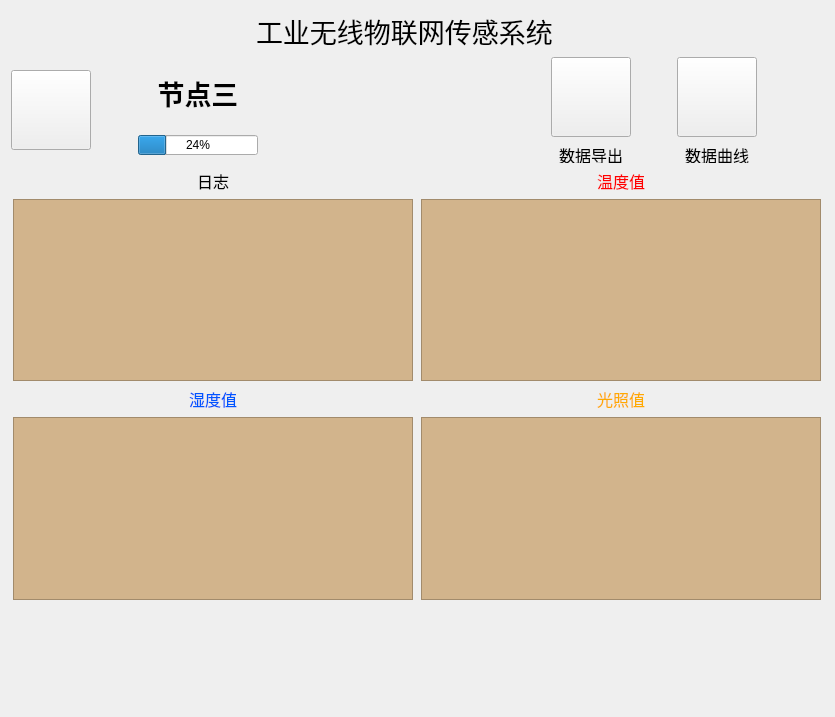
<?xml version="1.0" encoding="UTF-8"?>
<ui version="4.0">
 <class>nodeThr</class>
 <widget class="QWidget" name="nodeThr">
  <property name="geometry">
   <rect>
    <x>0</x>
    <y>0</y>
    <width>835</width>
    <height>717</height>
   </rect>
  </property>
  <property name="windowTitle">
   <string>Form</string>
  </property>
  <layout class="QGridLayout" name="gridLayout">
   <item row="0" column="0">
    <layout class="QHBoxLayout" name="horizontalLayout_5">
     <item>
      <spacer name="horizontalSpacer">
       <property name="orientation">
        <enum>Qt::Horizontal</enum>
       </property>
       <property name="sizeHint" stdset="0">
        <size>
         <width>40</width>
         <height>20</height>
        </size>
       </property>
      </spacer>
     </item>
     <item>
      <widget class="QLabel" name="label_6">
       <property name="text">
        <string>&lt;html&gt;&lt;head/&gt;&lt;body&gt;&lt;p&gt;&lt;span style=&quot; font-size:20pt;&quot;&gt;工业无线物联网传感系统&lt;/span&gt;&lt;/p&gt;&lt;/body&gt;&lt;/html&gt;</string>
       </property>
      </widget>
     </item>
     <item>
      <spacer name="horizontalSpacer_2">
       <property name="orientation">
        <enum>Qt::Horizontal</enum>
       </property>
       <property name="sizeHint" stdset="0">
        <size>
         <width>40</width>
         <height>20</height>
        </size>
       </property>
      </spacer>
     </item>
    </layout>
   </item>
   <item row="1" column="0">
    <layout class="QHBoxLayout" name="horizontalLayout_2">
     <item>
      <widget class="QPushButton" name="pushButton_Return">
       <property name="minimumSize">
        <size>
         <width>80</width>
         <height>80</height>
        </size>
       </property>
       <property name="maximumSize">
        <size>
         <width>80</width>
         <height>80</height>
        </size>
       </property>
       <property name="styleSheet">
        <string notr="true">border-image: url(:/PIC/Return.png);</string>
       </property>
       <property name="text">
        <string/>
       </property>
      </widget>
     </item>
     <item>
      <spacer name="horizontalSpacer_7">
       <property name="orientation">
        <enum>Qt::Horizontal</enum>
       </property>
       <property name="sizeHint" stdset="0">
        <size>
         <width>40</width>
         <height>20</height>
        </size>
       </property>
      </spacer>
     </item>
     <item>
      <layout class="QVBoxLayout" name="verticalLayout_9">
       <item>
        <widget class="QLabel" name="label_4">
         <property name="minimumSize">
          <size>
           <width>120</width>
           <height>60</height>
          </size>
         </property>
         <property name="maximumSize">
          <size>
           <width>120</width>
           <height>60</height>
          </size>
         </property>
         <property name="text">
          <string>&lt;html&gt;&lt;head/&gt;&lt;body&gt;&lt;p&gt;&lt;span style=&quot; font-size:20pt; font-weight:600;&quot;&gt;节点三&lt;/span&gt;&lt;/p&gt;&lt;/body&gt;&lt;/html&gt;</string>
         </property>
         <property name="alignment">
          <set>Qt::AlignCenter</set>
         </property>
        </widget>
       </item>
       <item>
        <widget class="QProgressBar" name="progressBar">
         <property name="minimumSize">
          <size>
           <width>120</width>
           <height>20</height>
          </size>
         </property>
         <property name="maximumSize">
          <size>
           <width>120</width>
           <height>20</height>
          </size>
         </property>
         <property name="value">
          <number>24</number>
         </property>
         <property name="alignment">
          <set>Qt::AlignCenter</set>
         </property>
        </widget>
       </item>
      </layout>
     </item>
     <item>
      <spacer name="horizontalSpacer_3">
       <property name="orientation">
        <enum>Qt::Horizontal</enum>
       </property>
       <property name="sizeHint" stdset="0">
        <size>
         <width>18</width>
         <height>20</height>
        </size>
       </property>
      </spacer>
     </item>
     <item>
      <layout class="QVBoxLayout" name="verticalLayout_6">
       <item>
        <spacer name="verticalSpacer">
         <property name="orientation">
          <enum>Qt::Vertical</enum>
         </property>
         <property name="sizeHint" stdset="0">
          <size>
           <width>20</width>
           <height>18</height>
          </size>
         </property>
        </spacer>
       </item>
       <item>
        <layout class="QHBoxLayout" name="horizontalLayout">
         <item>
          <widget class="QLabel" name="label_currentTime">
           <property name="minimumSize">
            <size>
             <width>200</width>
             <height>0</height>
            </size>
           </property>
           <property name="maximumSize">
            <size>
             <width>200</width>
             <height>16777215</height>
            </size>
           </property>
           <property name="text">
            <string/>
           </property>
           <property name="alignment">
            <set>Qt::AlignCenter</set>
           </property>
          </widget>
         </item>
        </layout>
       </item>
       <item>
        <spacer name="verticalSpacer_2">
         <property name="orientation">
          <enum>Qt::Vertical</enum>
         </property>
         <property name="sizeHint" stdset="0">
          <size>
           <width>20</width>
           <height>18</height>
          </size>
         </property>
        </spacer>
       </item>
      </layout>
     </item>
     <item>
      <spacer name="horizontalSpacer_4">
       <property name="orientation">
        <enum>Qt::Horizontal</enum>
       </property>
       <property name="sizeHint" stdset="0">
        <size>
         <width>18</width>
         <height>20</height>
        </size>
       </property>
      </spacer>
     </item>
     <item>
      <layout class="QVBoxLayout" name="verticalLayout_7">
       <item>
        <widget class="QPushButton" name="pushButton">
         <property name="minimumSize">
          <size>
           <width>80</width>
           <height>80</height>
          </size>
         </property>
         <property name="maximumSize">
          <size>
           <width>80</width>
           <height>80</height>
          </size>
         </property>
         <property name="styleSheet">
          <string notr="true">border-image: url(:/PIC/Output3.png);</string>
         </property>
         <property name="text">
          <string/>
         </property>
        </widget>
       </item>
       <item>
        <widget class="QLabel" name="label_7">
         <property name="minimumSize">
          <size>
           <width>0</width>
           <height>20</height>
          </size>
         </property>
         <property name="maximumSize">
          <size>
           <width>16777215</width>
           <height>20</height>
          </size>
         </property>
         <property name="text">
          <string>&lt;html&gt;&lt;head/&gt;&lt;body&gt;&lt;p align=&quot;center&quot;&gt;&lt;span style=&quot; font-size:12pt;&quot;&gt;数据导出&lt;/span&gt;&lt;/p&gt;&lt;/body&gt;&lt;/html&gt;</string>
         </property>
         <property name="alignment">
          <set>Qt::AlignCenter</set>
         </property>
        </widget>
       </item>
      </layout>
     </item>
     <item>
      <spacer name="horizontalSpacer_5">
       <property name="orientation">
        <enum>Qt::Horizontal</enum>
       </property>
       <property name="sizeHint" stdset="0">
        <size>
         <width>18</width>
         <height>20</height>
        </size>
       </property>
      </spacer>
     </item>
     <item>
      <layout class="QVBoxLayout" name="verticalLayout_8">
       <item>
        <widget class="QPushButton" name="pushButton_2">
         <property name="minimumSize">
          <size>
           <width>80</width>
           <height>80</height>
          </size>
         </property>
         <property name="maximumSize">
          <size>
           <width>80</width>
           <height>80</height>
          </size>
         </property>
         <property name="styleSheet">
          <string notr="true">border-image: url(:/PIC/Series3.png);</string>
         </property>
         <property name="text">
          <string/>
         </property>
        </widget>
       </item>
       <item>
        <widget class="QLabel" name="label_8">
         <property name="minimumSize">
          <size>
           <width>0</width>
           <height>20</height>
          </size>
         </property>
         <property name="maximumSize">
          <size>
           <width>16777215</width>
           <height>20</height>
          </size>
         </property>
         <property name="text">
          <string>&lt;html&gt;&lt;head/&gt;&lt;body&gt;&lt;p align=&quot;center&quot;&gt;&lt;span style=&quot; font-size:12pt;&quot;&gt;数据曲线&lt;/span&gt;&lt;/p&gt;&lt;/body&gt;&lt;/html&gt;</string>
         </property>
         <property name="alignment">
          <set>Qt::AlignCenter</set>
         </property>
        </widget>
       </item>
      </layout>
     </item>
     <item>
      <spacer name="horizontalSpacer_6">
       <property name="orientation">
        <enum>Qt::Horizontal</enum>
       </property>
       <property name="sizeHint" stdset="0">
        <size>
         <width>17</width>
         <height>20</height>
        </size>
       </property>
      </spacer>
     </item>
    </layout>
   </item>
   <item row="2" column="0" colspan="2">
    <layout class="QVBoxLayout" name="verticalLayout_5">
     <item>
      <layout class="QHBoxLayout" name="horizontalLayout_3">
       <item>
        <layout class="QVBoxLayout" name="verticalLayout">
         <item>
          <widget class="QLabel" name="label_5">
           <property name="minimumSize">
            <size>
             <width>400</width>
             <height>0</height>
            </size>
           </property>
           <property name="maximumSize">
            <size>
             <width>400</width>
             <height>16777215</height>
            </size>
           </property>
           <property name="text">
            <string>&lt;html&gt;&lt;head/&gt;&lt;body&gt;&lt;p align=&quot;center&quot;&gt;&lt;span style=&quot; font-size:12pt;&quot;&gt;日志&lt;/span&gt;&lt;/p&gt;&lt;/body&gt;&lt;/html&gt;</string>
           </property>
           <property name="alignment">
            <set>Qt::AlignCenter</set>
           </property>
          </widget>
         </item>
         <item>
          <widget class="QTextEdit" name="textEdit_4">
           <property name="minimumSize">
            <size>
             <width>400</width>
             <height>0</height>
            </size>
           </property>
           <property name="maximumSize">
            <size>
             <width>400</width>
             <height>16777215</height>
            </size>
           </property>
           <property name="styleSheet">
            <string notr="true">background-color: rgb(210, 180, 140);</string>
           </property>
           <property name="readOnly">
            <bool>true</bool>
           </property>
          </widget>
         </item>
        </layout>
       </item>
       <item>
        <layout class="QVBoxLayout" name="verticalLayout_2">
         <item>
          <widget class="QLabel" name="label">
           <property name="minimumSize">
            <size>
             <width>400</width>
             <height>0</height>
            </size>
           </property>
           <property name="maximumSize">
            <size>
             <width>400</width>
             <height>16777215</height>
            </size>
           </property>
           <property name="text">
            <string>&lt;html&gt;&lt;head/&gt;&lt;body&gt;&lt;p align=&quot;center&quot;&gt;&lt;span style=&quot; font-size:12pt; color:#ff0000;&quot;&gt;温度值&lt;/span&gt;&lt;/p&gt;&lt;/body&gt;&lt;/html&gt;</string>
           </property>
           <property name="alignment">
            <set>Qt::AlignCenter</set>
           </property>
          </widget>
         </item>
         <item>
          <widget class="QTextEdit" name="textEdit">
           <property name="minimumSize">
            <size>
             <width>400</width>
             <height>0</height>
            </size>
           </property>
           <property name="maximumSize">
            <size>
             <width>400</width>
             <height>16777215</height>
            </size>
           </property>
           <property name="styleSheet">
            <string notr="true">background-color: rgb(210, 180, 140);</string>
           </property>
           <property name="readOnly">
            <bool>true</bool>
           </property>
          </widget>
         </item>
        </layout>
       </item>
      </layout>
     </item>
     <item>
      <layout class="QHBoxLayout" name="horizontalLayout_4">
       <item>
        <layout class="QVBoxLayout" name="verticalLayout_3">
         <item>
          <widget class="QLabel" name="label_2">
           <property name="minimumSize">
            <size>
             <width>400</width>
             <height>0</height>
            </size>
           </property>
           <property name="maximumSize">
            <size>
             <width>400</width>
             <height>16777215</height>
            </size>
           </property>
           <property name="text">
            <string>&lt;html&gt;&lt;head/&gt;&lt;body&gt;&lt;p align=&quot;center&quot;&gt;&lt;span style=&quot; font-size:12pt; color:#0055ff;&quot;&gt;湿度值&lt;/span&gt;&lt;/p&gt;&lt;/body&gt;&lt;/html&gt;</string>
           </property>
           <property name="alignment">
            <set>Qt::AlignCenter</set>
           </property>
          </widget>
         </item>
         <item>
          <widget class="QTextEdit" name="textEdit_2">
           <property name="minimumSize">
            <size>
             <width>400</width>
             <height>0</height>
            </size>
           </property>
           <property name="maximumSize">
            <size>
             <width>400</width>
             <height>16777215</height>
            </size>
           </property>
           <property name="styleSheet">
            <string notr="true">background-color: rgb(210, 180, 140);</string>
           </property>
           <property name="readOnly">
            <bool>true</bool>
           </property>
          </widget>
         </item>
        </layout>
       </item>
       <item>
        <layout class="QVBoxLayout" name="verticalLayout_4">
         <item>
          <widget class="QLabel" name="label_3">
           <property name="minimumSize">
            <size>
             <width>400</width>
             <height>0</height>
            </size>
           </property>
           <property name="maximumSize">
            <size>
             <width>400</width>
             <height>16777215</height>
            </size>
           </property>
           <property name="text">
            <string>&lt;html&gt;&lt;head/&gt;&lt;body&gt;&lt;p align=&quot;center&quot;&gt;&lt;span style=&quot; font-size:12pt; color:#ffaa00;&quot;&gt;光照值&lt;/span&gt;&lt;/p&gt;&lt;/body&gt;&lt;/html&gt;</string>
           </property>
           <property name="alignment">
            <set>Qt::AlignCenter</set>
           </property>
          </widget>
         </item>
         <item>
          <widget class="QTextEdit" name="textEdit_3">
           <property name="minimumSize">
            <size>
             <width>400</width>
             <height>0</height>
            </size>
           </property>
           <property name="maximumSize">
            <size>
             <width>400</width>
             <height>16777215</height>
            </size>
           </property>
           <property name="styleSheet">
            <string notr="true">background-color: rgb(210, 180, 140);</string>
           </property>
           <property name="readOnly">
            <bool>true</bool>
           </property>
          </widget>
         </item>
        </layout>
       </item>
      </layout>
     </item>
    </layout>
   </item>
   <item row="3" column="1">
    <spacer name="verticalSpacer_3">
     <property name="orientation">
      <enum>Qt::Vertical</enum>
     </property>
     <property name="sizeHint" stdset="0">
      <size>
       <width>20</width>
       <height>125</height>
      </size>
     </property>
    </spacer>
   </item>
  </layout>
  <zorder>label_7</zorder>
  <zorder>label_8</zorder>
  <zorder></zorder>
  <zorder>progressBar</zorder>
 </widget>
 <resources/>
 <connections/>
</ui>
